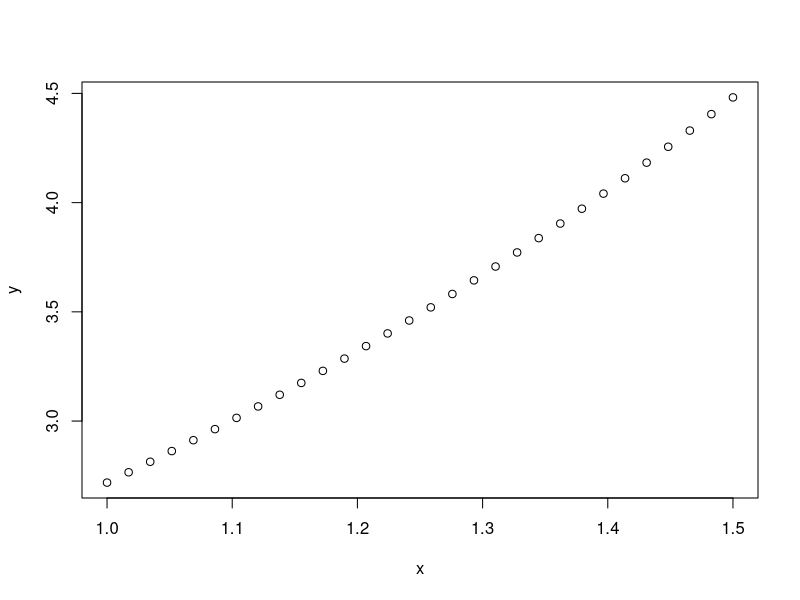
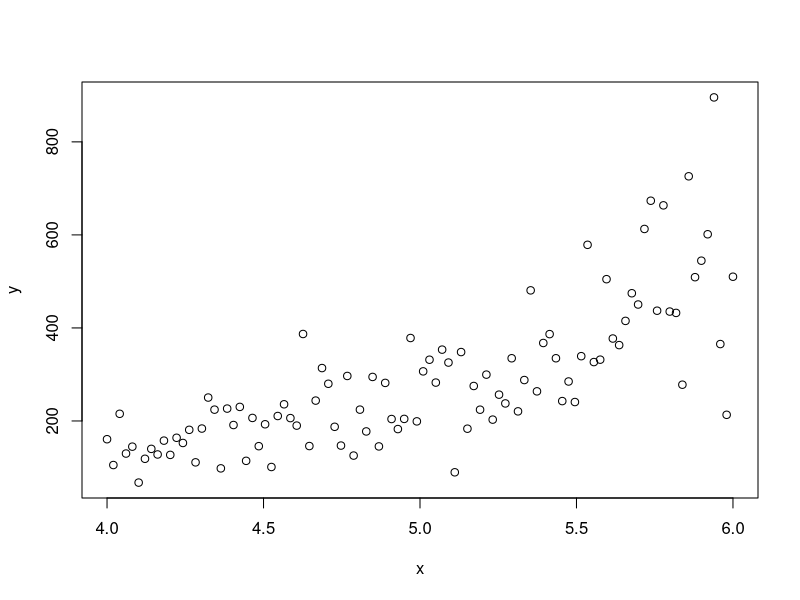
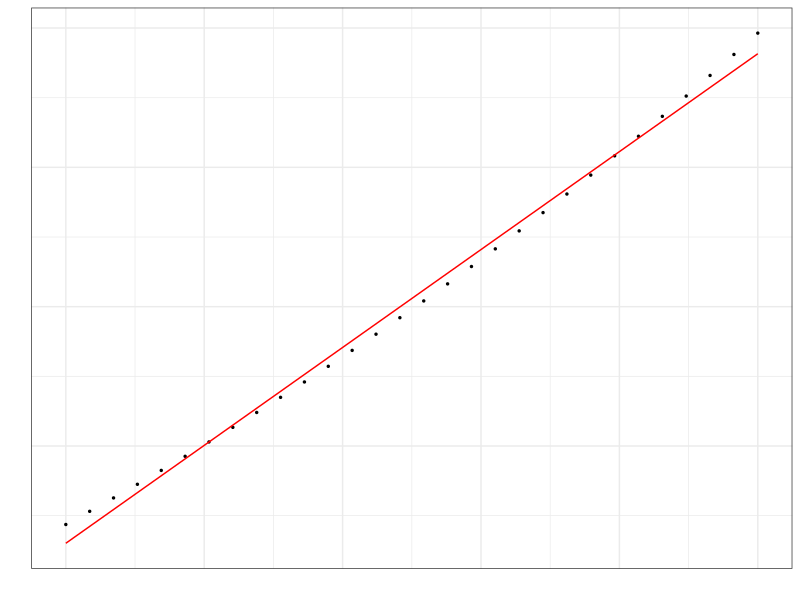
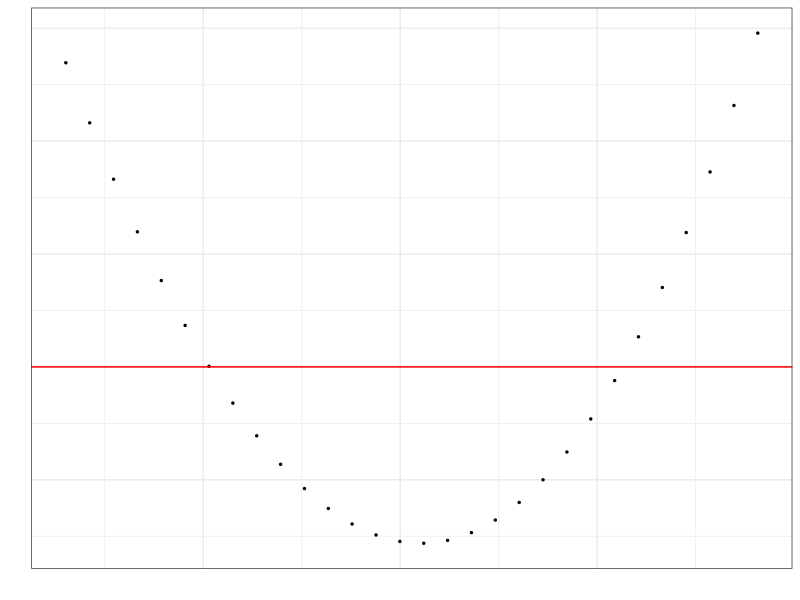
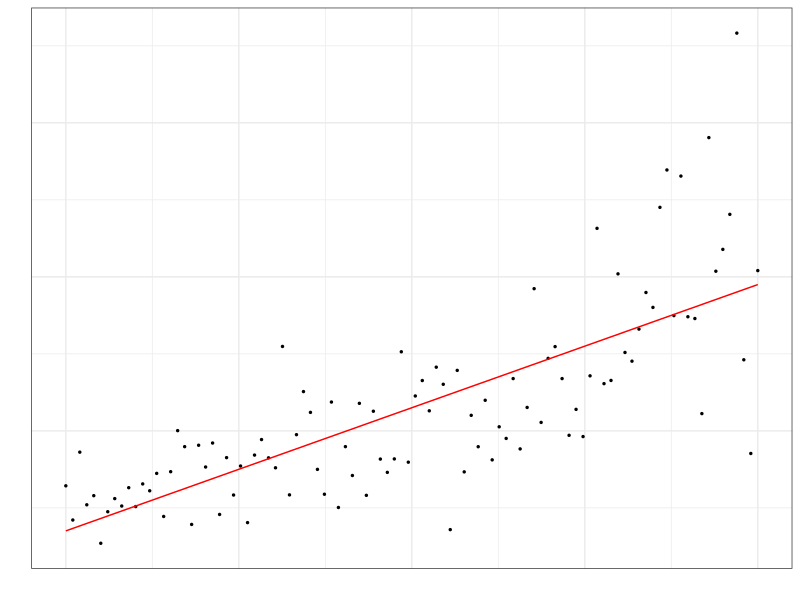
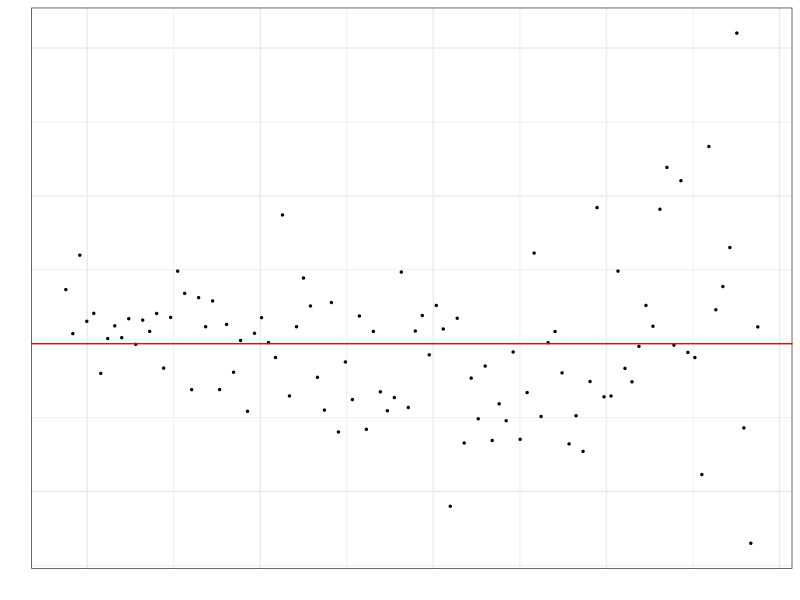
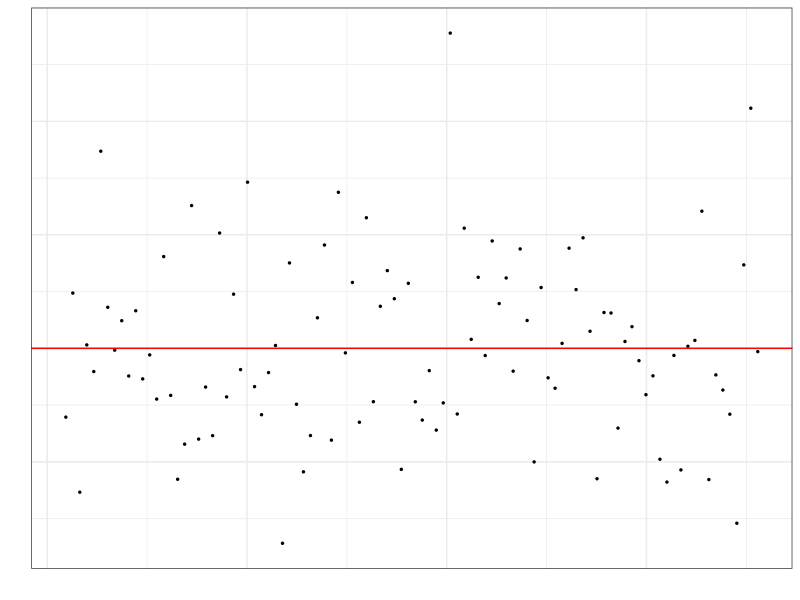

The R source for these figures, in order:
library(tidyverse)

# Violation of L assumption
set.seed(123)
x <- seq(1, 1.5, length.out = 30)
y <- exp(x)
df <- data.frame(x = x, y = y)

plot(x, y)

m <- lm(y ~ x, data = df)
df$yhat <- predict(m, df)
df$e <- df$y - df$yhat

p1 <- ggplot(df, aes(x, y)) +
  geom_point(size = 0.5) + 
  geom_smooth(method = "lm", se = FALSE, color = "red", size = 0.5) +
  theme_bw() +
  labs(x = "", y = "") +
  theme(
    axis.text = element_blank(),
    axis.ticks = element_blank()
  )

ggsave("l-violated.png", p1, dpi = 192,
       height = 4, width = 4, units = "in")

p2 <- ggplot(df, aes(yhat, e)) +
  geom_point(size = 0.5) +
  geom_hline(yintercept = 0, size = 0.5, color = "red") +
  theme_bw() +
  labs(x = "", y = "") +
  theme(
    axis.text = element_blank(),
    axis.ticks = element_blank()
  )

ggsave("l-violated-resids.png", p2, dpi = 192,
       height = 4, width = 4, units = "in")

# Violation of E assumption
set.seed(125)
n <- 100
x <- seq(4, 6, length.out = n)
logy <- 2 + 0.7*x + rnorm(n, 0, 0.3)
y <- exp(logy)

df <- data.frame(x, y, logy)
plot(x, y)

m <- lm(y ~ x, data = df)
df$yhat <- predict(m, df)
df$e <- df$y - df$yhat

p3 <- ggplot(df, aes(x, y)) +
  geom_point(size = 0.5) +
  geom_smooth(method = "lm", se = FALSE, color = "red", size = 0.5) +
  theme_bw() +
  labs(x = "", y = "") +
  theme(
    axis.text = element_blank(),
    axis.ticks = element_blank()
  )
ggsave("e-violated.png", p3, dpi = 192,
       height = 4, width = 4, units = "in")

p4 <- ggplot(df, aes(yhat, e)) +
  geom_point(size = 0.5) +
  geom_hline(yintercept = 0, size = 0.5, color = "red") +
  theme_bw() +
  labs(x = "", y = "") +
  theme(
    axis.text = element_blank(),
    axis.ticks = element_blank()
  )

ggsave("e-violated-resid.png", p4, dpi = 192,
       height = 4, width = 4, units = "in")

m2 <- lm(logy ~ x, data = df)
df$yhat2 <- predict(m2, df)
df$e2 <- df$yhat2 - df$logy

p5 <- ggplot(df, aes(yhat2, e2)) +
  geom_point(size = 0.5) +
  geom_hline(yintercept = 0, size = 0.5, color = "red") +
  theme_bw() +
  labs(x = "", y = "") +
  theme(
    axis.text = element_blank(),
    axis.ticks = element_blank()
  )

ggsave("e-violated-resid-log.png", p5, dpi = 192,
       height = 4, width = 4, units = "in")
